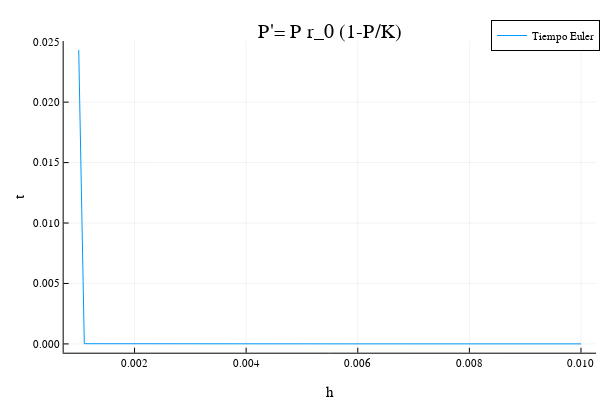

The cell this chart's notebook holds for it:
### Code cell
plot(h,tiempoEuler2.(h),label = "Tiempo Euler",title = "P'= P r_0 (1-P/K)", xlabel = "h",ylabel = "t")

### Figure 1 — Plotly figure (JSON) as saved in the notebook; plotly's stock layout.template omitted (floating-point values rounded to 4 significant figures)
{"data": [{"colorbar": {"title": ""}, "legendgroup": "Tiempo Euler", "line": {"color": "rgba(0, 154, 250, 1.000)", "dash": "solid", "shape": "linear", "width": 1}, "mode": "lines", "name": "Tiempo Euler", "showlegend": true, "type": "scatter", "x": [0.001, 0.0011, 0.0012, 0.0013, 0.0014, 0.0015, 0.0016, 0.0017, 0.0018, 0.0019, 0.002, 0.0021, 0.0022, 0.0023, 0.0024, 0.0025, 0.0026, 0.0027, 0.0028, 0.0029, 0.003, 0.0031, 0.0032, 0.0033, 0.0034, 0.0035, 0.0036, 0.0037, 0.0038, 0.0039, 0.004, 0.0041, 0.0042, 0.0043, 0.0044, 0.0045, 0.0046, 0.0047, 0.0048, 0.0049, 0.005, 0.0051, 0.0052, 0.0053, 0.0054, 0.0055, 0.0056, 0.0057, 0.0058, 0.0059, 0.006, 0.0061, 0.0062, 0.0063, 0.0064, 0.0065, 0.0066, 0.0067, 0.0068, 0.0069, 0.007, 0.0071, 0.0072, 0.0073, 0.0074, 0.0075, 0.0076, 0.0077, 0.0078, 0.0079, 0.008, 0.0081, 0.0082, 0.0083, 0.0084, 0.0085, 0.0086, 0.0087, 0.0088, 0.0089, 0.009, 0.0091, 0.0092, 0.0093, 0.0094, 0.0095, 0.0096, 0.0097, 0.0098, 0.0099, 0.01], "xaxis": "x", "y": [0.02432, 2.09e-05, 1.69e-05, 1.58e-05, 1.47e-05, 1.35e-05, 1.26e-05, 1.19e-05, 1.13e-05, 1.05e-05, 1.03e-05, 9.9e-06, 9.3e-06, 9.1e-06, 8.3e-06, 8.1e-06, 8.1e-06, 7.5e-06, 7.6e-06, 7e-06, 6.7e-06, 6.5e-06, 6.5e-06, 6.4e-06, 6.1e-06, 5.8e-06, 5.8e-06, 5.5e-06, 5.2e-06, 5.3e-06, 5.1e-06, 4.9e-06, 4.9e-06, 4.8e-06, 4.6e-06, 4.5e-06, 4.5e-06, 4.4e-06, 4.3e-06, 4.4e-06, 4.1e-06, 3.9e-06, 4e-06, 3.8e-06, 3.6e-06, 3.7e-06, 3.8e-06, 3.5e-06, 3.5e-06, 3.2e-06, 3.2e-06, 3.2e-06, 3.3e-06, 3.3e-06, 3.1e-06, 3.1e-06, 3.2e-06, 2.9e-06, 2.9e-06, 2.9e-06, 3e-06, 2.8e-06, 2.8e-06, 2.8e-06, 2.7e-06, 2.9e-06, 2.7e-06, 2.6e-06, 2.5e-06, 2.5e-06, 2.6e-06, 2.5e-06, 2.6e-06, 2.4e-06, 2.5e-06, 2.5e-06, 3.2e-06, 2.7e-06, 2.4e-06, 2.3e-06, 2.3e-06, 2.3e-06, 2.1e-06, 2.2e-06, 2.1e-06, 2.1e-06, 2.2e-06, 2.1e-06, 2.3e-06, 2.2e-06, 2.2e-06], "yaxis": "y", "zmax": null, "zmin": null}], "layout": {"annotations": [{"font": {"color": "rgba(0, 0, 0, 1.000)", "family": "sans-serif", "size": 20}, "rotation": 0, "showarrow": false, "text": "P'= P r_0 (1-P/K)", "x": 0.5498, "xanchor": "center", "xref": "paper", "y": 1, "yanchor": "top", "yref": "paper"}], "height": 400, "legend": {"bgcolor": "rgba(255, 255, 255, 1.000)", "bordercolor": "rgba(0, 0, 0, 1.000)", "borderwidth": 1, "font": {"color": "rgba(0, 0, 0, 1.000)", "family": "sans-serif", "size": 11}, "title": {"font": {"color": "rgba(0, 0, 0, 1.000)", "family": "sans-serif", "size": 15}, "text": ""}, "tracegroupgap": 0, "traceorder": "normal", "x": 1, "xanchor": "auto", "y": 1, "yanchor": "auto"}, "margin": {"b": 20, "l": 0, "r": 0, "t": 20}, "paper_bgcolor": "rgba(255, 255, 255, 1.000)", "plot_bgcolor": "rgba(255, 255, 255, 1.000)", "showlegend": true, "width": 600, "xaxis": {"anchor": "y", "domain": [0.1061, 0.9934], "gridcolor": "rgba(0, 0, 0, 0.100)", "gridwidth": 0.5, "linecolor": "rgba(0, 0, 0, 1.000)", "mirror": false, "range": [0.00073, 0.01027], "showgrid": true, "showline": true, "showticklabels": true, "tickangle": 0, "tickcolor": "rgb(0, 0, 0)", "tickfont": {"color": "rgba(0, 0, 0, 1.000)", "family": "sans-serif", "size": 11}, "tickmode": "array", "ticks": "inside", "ticktext": ["0.002", "0.004", "0.006", "0.008", "0.010"], "tickvals": [0.002, 0.004, 0.006, 0.008, 0.01], "title": "h", "titlefont": {"color": "rgba(0, 0, 0, 1.000)", "family": "sans-serif", "size": 15}, "type": "-", "visible": true, "zeroline": false, "zerolinecolor": "rgba(0, 0, 0, 1.000)"}, "yaxis": {"anchor": "x", "domain": [0.07581, 0.9415], "gridcolor": "rgba(0, 0, 0, 0.100)", "gridwidth": 0.5, "linecolor": "rgba(0, 0, 0, 1.000)", "mirror": false, "range": [-0.0007276, 0.02505], "showgrid": true, "showline": true, "showticklabels": true, "tickangle": 0, "tickcolor": "rgb(0, 0, 0)", "tickfont": {"color": "rgba(0, 0, 0, 1.000)", "family": "sans-serif", "size": 11}, "tickmode": "array", "ticks": "inside", "ticktext": ["0.000", "0.005", "0.010", "0.015", "0.020", "0.025"], "tickvals": [0, 0.005, 0.01, 0.015, 0.02, 0.025], "title": "t", "titlefont": {"color": "rgba(0, 0, 0, 1.000)", "family": "sans-serif", "size": 15}, "type": "-", "visible": true, "zeroline": false, "zerolinecolor": "rgba(0, 0, 0, 1.000)"}}}
